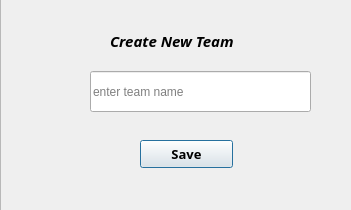
<?xml version="1.0" encoding="UTF-8"?>
<ui version="4.0">
 <class>Dialog</class>
 <widget class="QDialog" name="Dialog">
  <property name="geometry">
   <rect>
    <x>0</x>
    <y>0</y>
    <width>351</width>
    <height>210</height>
   </rect>
  </property>
  <property name="windowTitle">
   <string>new_team</string>
  </property>
  <widget class="QFrame" name="frame">
   <property name="geometry">
    <rect>
     <x>0</x>
     <y>-20</y>
     <width>401</width>
     <height>231</height>
    </rect>
   </property>
   <property name="frameShape">
    <enum>QFrame::StyledPanel</enum>
   </property>
   <property name="frameShadow">
    <enum>QFrame::Raised</enum>
   </property>
   <widget class="QLabel" name="label">
    <property name="geometry">
     <rect>
      <x>110</x>
      <y>50</y>
      <width>210</width>
      <height>22</height>
     </rect>
    </property>
    <property name="font">
     <font>
      <family>Segoe UI Semibold</family>
      <pointsize>11</pointsize>
      <weight>75</weight>
      <italic>true</italic>
      <bold>true</bold>
     </font>
    </property>
    <property name="text">
     <string>Create New Team</string>
    </property>
   </widget>
   <widget class="QLineEdit" name="team_name">
    <property name="geometry">
     <rect>
      <x>90</x>
      <y>91</y>
      <width>221</width>
      <height>41</height>
     </rect>
    </property>
    <property name="placeholderText">
     <string>enter team name</string>
    </property>
   </widget>
   <widget class="QPushButton" name="savename">
    <property name="geometry">
     <rect>
      <x>140</x>
      <y>160</y>
      <width>93</width>
      <height>28</height>
     </rect>
    </property>
    <property name="font">
     <font>
      <family>Segoe Script</family>
      <pointsize>10</pointsize>
      <weight>75</weight>
      <bold>true</bold>
     </font>
    </property>
    <property name="text">
     <string>Save</string>
    </property>
   </widget>
  </widget>
 </widget>
 <resources/>
 <connections/>
</ui>
